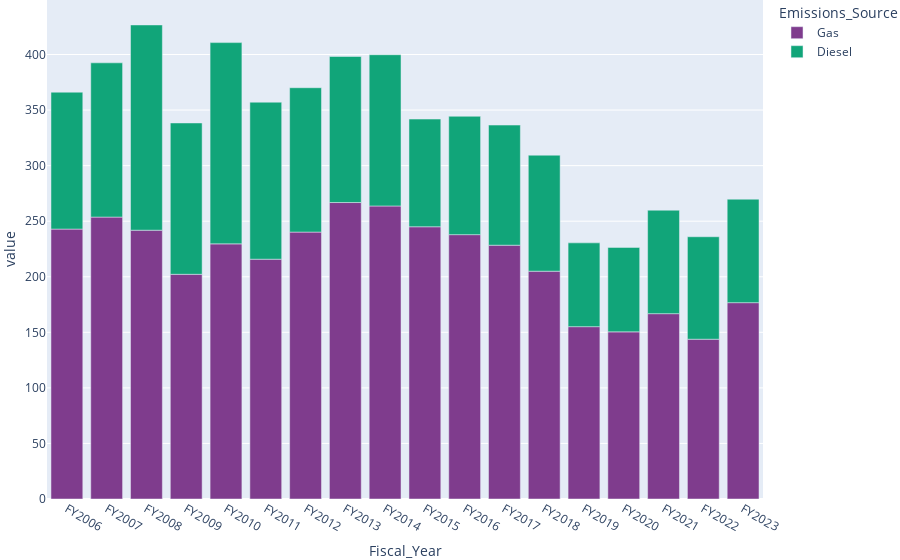

Write notebook code for a chart like this one.
### Code cell
fig= px.bar(scope1b, x= "Fiscal_Year",y="value", color= "Emissions_Source",color_discrete_sequence= px.colors.qualitative.Bold)
fig.update_layout(margin=dict(l=10, r=10, t=0, b=0))
fig.show()

### Figure 1 — Plotly figure (JSON) as saved in the notebook; plotly's stock layout.template omitted (floating-point values rounded to 4 significant figures)
{"data": [{"alignmentgroup": "True", "hovertemplate": "Emissions_Source=Gas<br>Fiscal_Year=%{x}<br>value=%{y}<extra></extra>", "legendgroup": "Gas", "marker": {"color": "rgb(127, 60, 141)", "pattern": {"shape": ""}}, "name": "Gas", "offsetgroup": "Gas", "orientation": "v", "showlegend": true, "textposition": "auto", "type": "bar", "x": ["FY2006", "FY2007", "FY2008", "FY2009", "FY2010", "FY2011", "FY2012", "FY2013", "FY2014", "FY2015", "FY2016", "FY2017", "FY2018", "FY2019", "FY2020", "FY2021", "FY2022", "FY2023"], "xaxis": "x", "y": [242.9, 253.7, 241.9, 202.2, 229.6, 215.8, 240.2, 266.8, 263.7, 245, 237.9, 228.4, 205, 155.1, 150.4, 166.8, 143.8, 176.7], "yaxis": "y"}, {"alignmentgroup": "True", "hovertemplate": "Emissions_Source=Diesel<br>Fiscal_Year=%{x}<br>value=%{y}<extra></extra>", "legendgroup": "Diesel", "marker": {"color": "rgb(17, 165, 121)", "pattern": {"shape": ""}}, "name": "Diesel", "offsetgroup": "Diesel", "orientation": "v", "showlegend": true, "textposition": "auto", "type": "bar", "x": ["FY2006", "FY2007", "FY2008", "FY2009", "FY2010", "FY2011", "FY2012", "FY2013", "FY2014", "FY2015", "FY2016", "FY2017", "FY2018", "FY2019", "FY2020", "FY2021", "FY2022", "FY2023"], "xaxis": "x", "y": [123.2, 138.8, 184.7, 136.2, 181.1, 141.3, 129.9, 131.4, 136.1, 96.9, 106.5, 108.1, 104.4, 75.4, 76, 93.1, 92.2, 93.1], "yaxis": "y"}], "layout": {"barmode": "relative", "legend": {"title": {"text": "Emissions_Source"}, "tracegroupgap": 0}, "margin": {"b": 0, "l": 10, "r": 10, "t": 0}, "xaxis": {"anchor": "y", "domain": [0, 1], "title": {"text": "Fiscal_Year"}}, "yaxis": {"anchor": "x", "domain": [0, 1], "title": {"text": "value"}}}}
